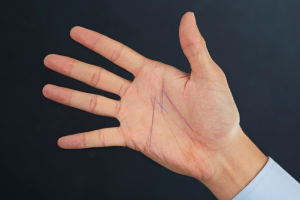
#> input picture AI-ML/palm recognition/hands/hand0.png, 300 x 200 px
$ python palm_identify.py
#> lines starting #> are read from the running program, lines starting #| are printed output that depends on the picture
import os
import cv2
sample = cv2.imread("hands/hand0.png")
#> sample is the input picture: shape (200, 300, 3); mean B, G, R 77.5, 79.6, 92.3
best_score = 0
filename = None
image = None
kp1, kp2, mp = None, None, None
counter = 0
for file in os.listdir("hands"):
    print(counter)
    print(file)
    counter += 1

    palm_img = cv2.imread("hands/" + file)
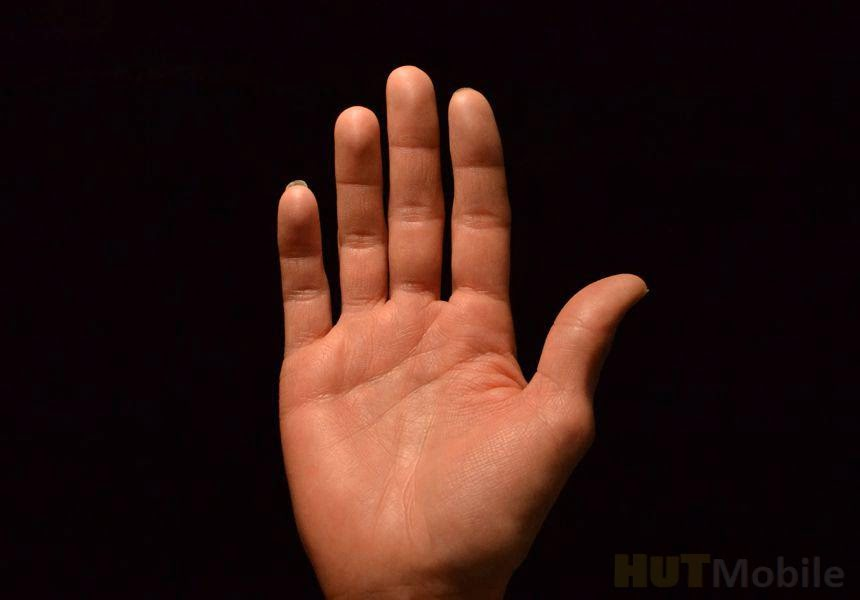
#> input picture AI-ML/palm recognition/hands/hand.jpg, 860 x 600 px
#> palm_img is the input picture: shape (600, 860, 3); mean B, G, R 19.5, 24.1, 48.8
    sift = cv2.SIFT.create()
    keypoints_1, descriptors_1 = sift.detectAndCompute(sample, None)
#> keypoints_1 = 59 keypoints; strongest (x, y, size): (112, 122, 9.2), (116, 97, 5.6), (128, 76, 8.3), (51, 91, 10)
    keypoints_2, descriptors_2 = sift.detectAndCompute(palm_img,None)
#> keypoints_2 = 133 keypoints; strongest (x, y, size): (297, 196, 20.4), (406, 81, 24.4), (354, 120, 21.8), (466, 101, 19.7)

    matches = cv2.FlannBasedMatcher({'algorithm': 1, 'trees': 10},{}).knnMatch(descriptors_1, descriptors_2, k=2)
#> matches = 59 matches
    match_points = []
    print("matches.............: " + str(matches))
#> (printed output is left out)
    for p,q in matches:
        if p.distance < 0.1 * q.distance:
            match_points. append (p)
#> this loop made 59 passes
#> after the loop, match_points = []

    keypoints = 0
    if len(keypoints_1) < len(keypoints_2):
        keypoints = len (keypoints_1)
#> keypoints = 59
    else:
        keypoints = len(keypoints_2)
    if len(match_points) / keypoints * 100 > best_score:
        best_score = len(match_points) / keypoints * 100
        filename = file
        image = palm_img
        kp1, kp2, mp = keypoints_1, keypoints_2, match_points

print("Best match: " + filename)
print("Score:: " + str(best_score))
print("Score:: " + str(best_score))

result = cv2.drawMatches(sample, kp1, image, kp2, mp, None)
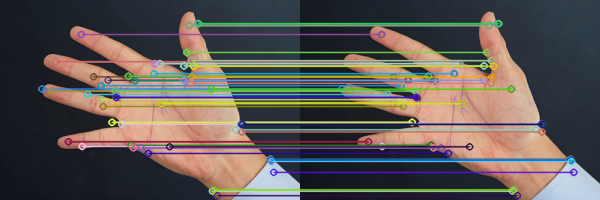
#> result: shape (200, 600, 3); mean B, G, R 83.6, 87.4, 93
result = cv2.resize(result, None, fx=0.5, fy=0.5)
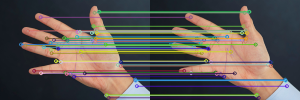
#> result: shape (100, 300, 3); mean B, G, R 83.7, 87.5, 93.1

cv2.imshow("Result", result)
cv2.waitKey(0)
cv2.destroyAllWindows()
